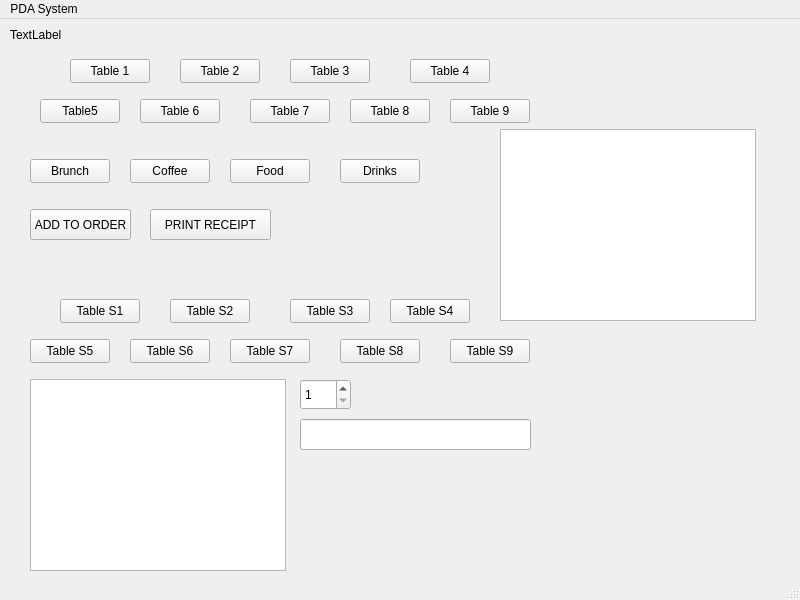
<?xml version="1.0" encoding="UTF-8"?>
<ui version="4.0">
 <class>MainWindow</class>
 <widget class="QMainWindow" name="MainWindow">
  <property name="geometry">
   <rect>
    <x>0</x>
    <y>0</y>
    <width>800</width>
    <height>600</height>
   </rect>
  </property>
  <property name="windowTitle">
   <string>MainWindow</string>
  </property>
  <widget class="QWidget" name="centralwidget">
   <widget class="QPushButton" name="btnTable1">
    <property name="geometry">
     <rect>
      <x>70</x>
      <y>40</y>
      <width>80</width>
      <height>24</height>
     </rect>
    </property>
    <property name="text">
     <string>Table 1</string>
    </property>
   </widget>
   <widget class="QPushButton" name="btnTable2">
    <property name="geometry">
     <rect>
      <x>180</x>
      <y>40</y>
      <width>80</width>
      <height>24</height>
     </rect>
    </property>
    <property name="text">
     <string>Table 2</string>
    </property>
   </widget>
   <widget class="QPushButton" name="btnTable3">
    <property name="geometry">
     <rect>
      <x>290</x>
      <y>40</y>
      <width>80</width>
      <height>24</height>
     </rect>
    </property>
    <property name="text">
     <string>Table 3</string>
    </property>
   </widget>
   <widget class="QPushButton" name="btnTable4">
    <property name="geometry">
     <rect>
      <x>410</x>
      <y>40</y>
      <width>80</width>
      <height>24</height>
     </rect>
    </property>
    <property name="text">
     <string>Table 4</string>
    </property>
   </widget>
   <widget class="QPushButton" name="btnTable5">
    <property name="geometry">
     <rect>
      <x>40</x>
      <y>80</y>
      <width>80</width>
      <height>24</height>
     </rect>
    </property>
    <property name="text">
     <string>Table5</string>
    </property>
   </widget>
   <widget class="QPushButton" name="btnTable6">
    <property name="geometry">
     <rect>
      <x>140</x>
      <y>80</y>
      <width>80</width>
      <height>24</height>
     </rect>
    </property>
    <property name="text">
     <string>Table 6</string>
    </property>
   </widget>
   <widget class="QPushButton" name="btnTable8">
    <property name="geometry">
     <rect>
      <x>350</x>
      <y>80</y>
      <width>80</width>
      <height>24</height>
     </rect>
    </property>
    <property name="text">
     <string>Table 8</string>
    </property>
   </widget>
   <widget class="QPushButton" name="btnTable7">
    <property name="geometry">
     <rect>
      <x>250</x>
      <y>80</y>
      <width>80</width>
      <height>24</height>
     </rect>
    </property>
    <property name="text">
     <string>Table 7</string>
    </property>
   </widget>
   <widget class="QPushButton" name="btnTable9">
    <property name="geometry">
     <rect>
      <x>450</x>
      <y>80</y>
      <width>80</width>
      <height>24</height>
     </rect>
    </property>
    <property name="text">
     <string>Table 9</string>
    </property>
   </widget>
   <widget class="QPushButton" name="btnTableS1">
    <property name="geometry">
     <rect>
      <x>60</x>
      <y>280</y>
      <width>80</width>
      <height>24</height>
     </rect>
    </property>
    <property name="text">
     <string>Table S1</string>
    </property>
   </widget>
   <widget class="QPushButton" name="btnTableS2">
    <property name="geometry">
     <rect>
      <x>170</x>
      <y>280</y>
      <width>80</width>
      <height>24</height>
     </rect>
    </property>
    <property name="text">
     <string>Table S2</string>
    </property>
   </widget>
   <widget class="QPushButton" name="btnTableS3">
    <property name="geometry">
     <rect>
      <x>290</x>
      <y>280</y>
      <width>80</width>
      <height>24</height>
     </rect>
    </property>
    <property name="text">
     <string>Table S3</string>
    </property>
   </widget>
   <widget class="QPushButton" name="btnTableS4">
    <property name="geometry">
     <rect>
      <x>390</x>
      <y>280</y>
      <width>80</width>
      <height>24</height>
     </rect>
    </property>
    <property name="text">
     <string>Table S4</string>
    </property>
   </widget>
   <widget class="QPushButton" name="btnTableS5">
    <property name="geometry">
     <rect>
      <x>30</x>
      <y>320</y>
      <width>80</width>
      <height>24</height>
     </rect>
    </property>
    <property name="text">
     <string>Table S5</string>
    </property>
   </widget>
   <widget class="QPushButton" name="btnTableS6">
    <property name="geometry">
     <rect>
      <x>130</x>
      <y>320</y>
      <width>80</width>
      <height>24</height>
     </rect>
    </property>
    <property name="text">
     <string>Table S6</string>
    </property>
   </widget>
   <widget class="QPushButton" name="btnTableS7">
    <property name="geometry">
     <rect>
      <x>230</x>
      <y>320</y>
      <width>80</width>
      <height>24</height>
     </rect>
    </property>
    <property name="text">
     <string>Table S7</string>
    </property>
   </widget>
   <widget class="QPushButton" name="btnTableS8">
    <property name="geometry">
     <rect>
      <x>340</x>
      <y>320</y>
      <width>80</width>
      <height>24</height>
     </rect>
    </property>
    <property name="text">
     <string>Table S8</string>
    </property>
   </widget>
   <widget class="QPushButton" name="btnTableS9">
    <property name="geometry">
     <rect>
      <x>450</x>
      <y>320</y>
      <width>80</width>
      <height>24</height>
     </rect>
    </property>
    <property name="text">
     <string>Table S9</string>
    </property>
   </widget>
   <widget class="QPushButton" name="btnBrunch">
    <property name="geometry">
     <rect>
      <x>30</x>
      <y>140</y>
      <width>80</width>
      <height>24</height>
     </rect>
    </property>
    <property name="text">
     <string>Brunch</string>
    </property>
   </widget>
   <widget class="QPushButton" name="btnCoffee">
    <property name="geometry">
     <rect>
      <x>130</x>
      <y>140</y>
      <width>80</width>
      <height>24</height>
     </rect>
    </property>
    <property name="text">
     <string>Coffee</string>
    </property>
   </widget>
   <widget class="QPushButton" name="btnFood">
    <property name="geometry">
     <rect>
      <x>230</x>
      <y>140</y>
      <width>80</width>
      <height>24</height>
     </rect>
    </property>
    <property name="text">
     <string>Food</string>
    </property>
   </widget>
   <widget class="QPushButton" name="btnDrinks">
    <property name="geometry">
     <rect>
      <x>340</x>
      <y>140</y>
      <width>80</width>
      <height>24</height>
     </rect>
    </property>
    <property name="text">
     <string>Drinks</string>
    </property>
   </widget>
   <widget class="QListWidget" name="listWidget">
    <property name="geometry">
     <rect>
      <x>30</x>
      <y>360</y>
      <width>256</width>
      <height>192</height>
     </rect>
    </property>
   </widget>
   <widget class="QSpinBox" name="spinQuantity">
    <property name="geometry">
     <rect>
      <x>300</x>
      <y>360</y>
      <width>51</width>
      <height>31</height>
     </rect>
    </property>
    <property name="minimum">
     <number>1</number>
    </property>
   </widget>
   <widget class="QPushButton" name="btnAddToOrder">
    <property name="geometry">
     <rect>
      <x>30</x>
      <y>190</y>
      <width>101</width>
      <height>31</height>
     </rect>
    </property>
    <property name="text">
     <string>ADD TO ORDER</string>
    </property>
   </widget>
   <widget class="QPushButton" name="btnPrintReceipt">
    <property name="geometry">
     <rect>
      <x>150</x>
      <y>190</y>
      <width>121</width>
      <height>31</height>
     </rect>
    </property>
    <property name="text">
     <string>PRINT RECEIPT</string>
    </property>
   </widget>
   <widget class="QLabel" name="labelTable">
    <property name="geometry">
     <rect>
      <x>10</x>
      <y>0</y>
      <width>71</width>
      <height>31</height>
     </rect>
    </property>
    <property name="text">
     <string>TextLabel</string>
    </property>
   </widget>
   <widget class="QListWidget" name="listWidgetOrder">
    <property name="geometry">
     <rect>
      <x>500</x>
      <y>110</y>
      <width>256</width>
      <height>192</height>
     </rect>
    </property>
   </widget>
   <widget class="QLineEdit" name="lineComm">
    <property name="geometry">
     <rect>
      <x>300</x>
      <y>400</y>
      <width>231</width>
      <height>31</height>
     </rect>
    </property>
   </widget>
  </widget>
  <widget class="QStatusBar" name="statusbar"/>
  <widget class="QMenuBar" name="menubar">
   <property name="geometry">
    <rect>
     <x>0</x>
     <y>0</y>
     <width>800</width>
     <height>21</height>
    </rect>
   </property>
   <widget class="QMenu" name="menuPDA_System">
    <property name="title">
     <string>PDA System</string>
    </property>
   </widget>
   <addaction name="menuPDA_System"/>
  </widget>
 </widget>
 <resources/>
 <connections/>
</ui>
